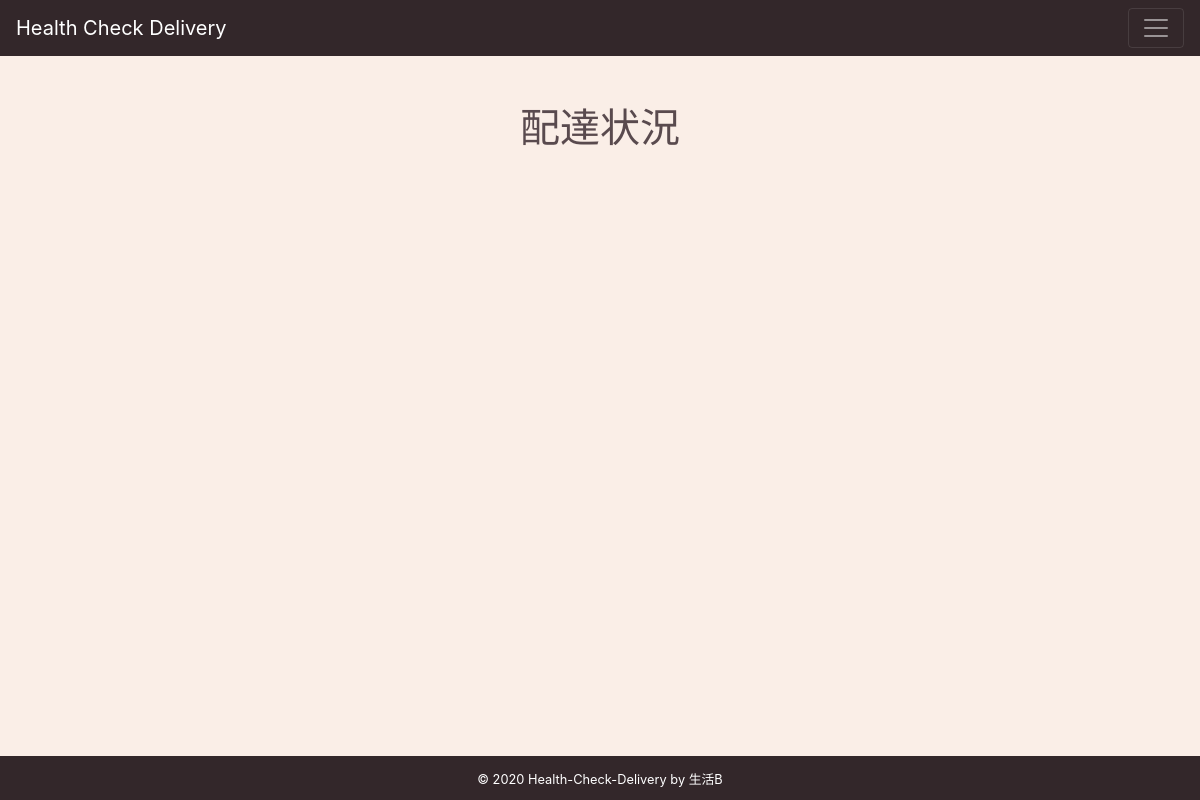
Before: /鴇田/status with the older database file.
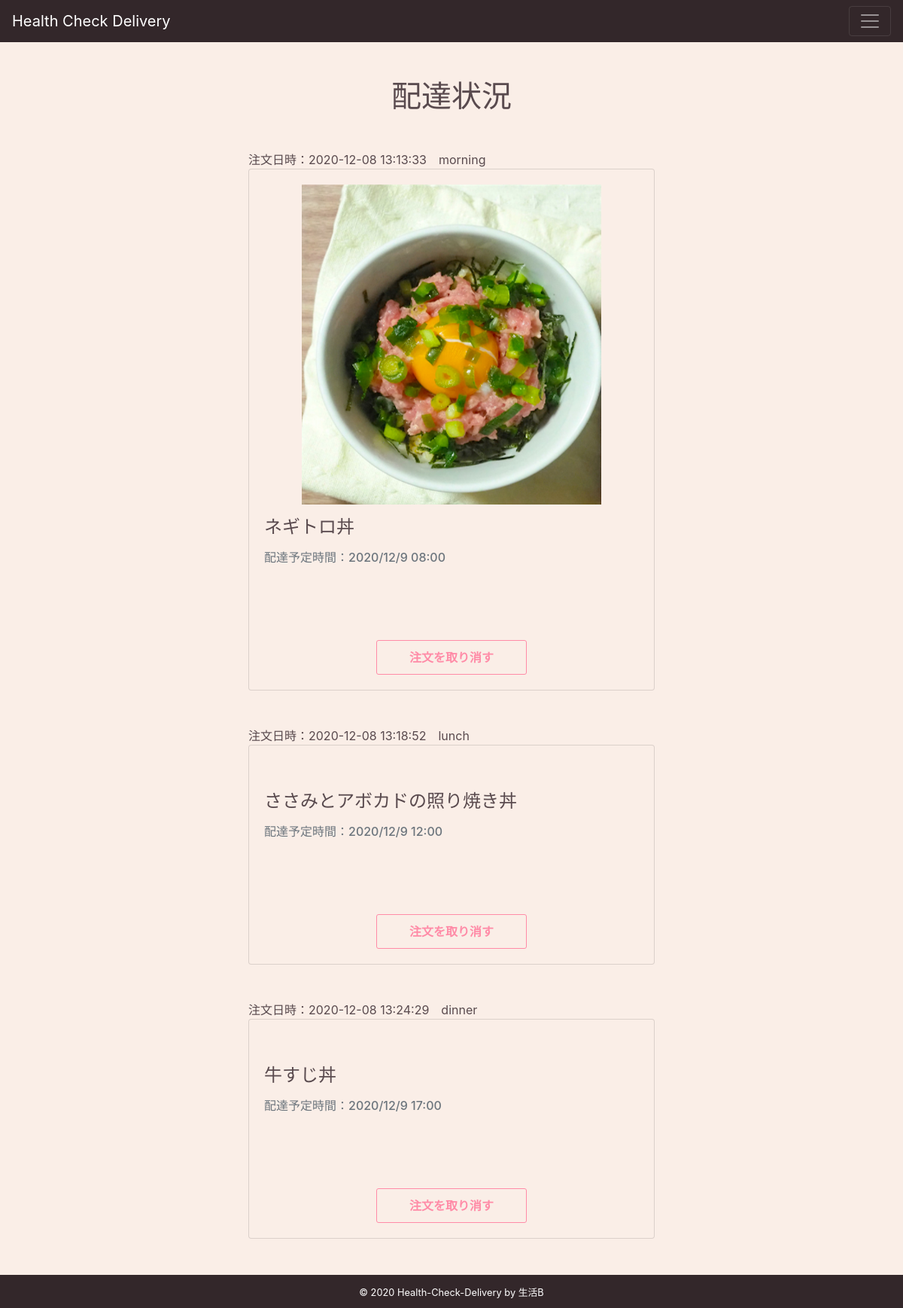
After: the same page with the newer database file.
### tables this page shows
CREATE TABLE ordered (
  id INTEGER PRIMARY KEY AUTOINCREMENT,
  menuid INTEGER NOT NULL,
  username TEXT NOT NULL,
  menuname TEXT NOT NULL,
  img TEXT NOT NULL,
  eattime TEXT NOT NULL,
  type TEXT NOT NULL,
  calorie INTEGER NOT NULL,
  details TEXT NOT NULL,
  deliverytime TEXT,
  created TIMESTAMP NOT NULL DEFAULT CURRENT_TIMESTAMP,
  -- created DATE DEFAULT (datetime('now')),
  FOREIGN KEY (username) REFERENCES user (username)
);

### flaskr/blog.py (the view)
@bp.route('/<user_name>/status', methods=('GET', 'POST'))
def status(user_name):
    user = user_get(user_name)
    bmi = bmi_get(user)
    db = get_db()
    status = db.execute(
        'SELECT *'
        ' FROM ordered o JOIN user u ON o.username = u.username'
        ' WHERE o.username = ?'
        ' ORDER BY created ASC',
        (user_name,)
    ).fetchall()
    nowtime_list = []
    for time in status:
        ordered_time = db.execute(
            'SELECT datetime(?, "localtime")',
            (time["created"],)
        ).fetchone()
        nowtime_list.append(ordered_time[0])
    dt_now = datetime.datetime.now()
    dt_now = str(dt_now).split("-")
    dt_now_2 = dt_now[2].split(" ")
    dt_now_list = []
    dt_now_list.append(dt_now[0])
    dt_now_list.append(dt_now[1])
    dt_now_list.append(dt_now_2[0])
    dt_now_list.append(dt_now_2[1])
    dt_now_time = dt_now_list[3].split(":")
    year = int(dt_now_list[0])
    month= int(dt_now_list[1])
    day = int(dt_now_list[2])
    hour = int(dt_now_time[0])
    minutes = int(dt_now_time[1])
    time_check_list = []
    year_f = None
    month_f =  None
    day_f =  None
    for i in status:
        feature_date = i["created"] + datetime.timedelta(days=1)
        feature_date = feature_date + datetime.timedelta(hours=9)
        feature_date = feature_date.strftime('%Y-%m-%d %H:%M:%S')
        feature_date = feature_date.split("-")
        feature_date_2 = feature_date[2].split(" ")
        feature_date_list = []
        feature_date_list.append(feature_date[0])
        feature_date_list.append(feature_date[1])
        feature_date_list.append(feature_date_2[0])
        feature_date_list.append(i["deliverytime"])
        feature_time = feature_date_list[3].split(":")
        year_f = int(feature_date_list[0])
        month_f = int(feature_date_list[1])
        day_f = int(feature_date_list[2])
        hour_f = int(feature_time[0])
        minutes_f = int(feature_time[1])
        now = datetime.datetime(year,month,day,hour,minutes,0)
        feature = datetime.datetime(year_f,month_f,day_f,hour_f,minutes_f,0)
        time_check_list.append(now < feature)
    return render_template('blog/status.html',
        status=status,
        user_name=user_name,
        bmi=bmi,
        nowtime_list=nowtime_list,
        time_check_list=time_check_list,
        year_f=year_f,
        month_f=month_f,
        day_f=day_f
    )

### flaskr/auth.py (called while the page is built)
@bp.before_app_request
def load_logged_in_user():
    user_id = session.get('user_id')
    if user_id is None:
        g.user = None
    else:
        g.user = get_db().execute(
            'SELECT * FROM user WHERE id = ?', (user_id,)
        ).fetchone()

### flaskr/blog.py (called while the page is built)
def user_get(user_name):
    db = get_db()
    user = db.execute(
        'SELECT *'
        ' FROM user'
        ' WHERE username = ?',
        (user_name,)
    ).fetchone()
    return user

def bmi_get(user):
    weight = user["weight"]
    height = user["height"] / 100
    bmi = round(weight / height / height)
    return bmi

### flaskr/db.py (called while the page is built)
def get_db():
    if 'db' not in g:
        g.db = sqlite3.connect(
            current_app.config['DATABASE'],
            detect_types=sqlite3.PARSE_DECLTYPES
        )
        g.db.row_factory = sqlite3.Row
    return g.db

### flaskr/templates/blog/status.html (shortened to what this page needs)
{% extends "layout.html" %}
{% block content %}
<div class="status">
  <h1 class="text-center status_text mt-5">配達状況</h1>
</div>
{% for item in status %}
{% if time_check_list[loop.index-1]%}
<p class="log_time status_text mt-5">注文日時：{{nowtime_list[loop.index-1]}}　{{item["eattime"]}}</p>
<div id="detail_content" class="card">
  <div class="card-body">
    <div class="detail_img "><img class="img" src="{{url_for('static', filename='img/menu/' + item["img"]) }}" alt=""></div>
    <h4 class="card-title status_text mt-3">{{item["menuname"]}}</h4>
    <h6 class="card-subtitle mb-2 text-muted mt-3">配達予定時間：{{year_f}}/{{month_f}}/{{day_f}} {{item["deliverytime"]}}</h6>
    <div class="button_content">
        <a href={{url_for('blog.cancel', user_name=user_name, created=item["created"])}} class="button_link mt-3">
            <p class="button_text">注文を取り消す</p>
        </a>
    </div>
  </div>
</div>
{% endif %}
{% endfor %}
{% endblock %}

Changed rows visible on the page:
added ordered: created "2020-12-08 13:13:33", eattime "morning", img (picture), menuname "ネギトロ丼", year_f "2020", month_f "12", day_f "9", deliverytime "08:00"
added ordered: created "2020-12-08 13:18:52", eattime "lunch", menuname "ささみとアボカドの照り焼き丼", year_f "2020", month_f "12", day_f "9", deliverytime "12:00"
added ordered: created "2020-12-08 13:24:29", eattime "dinner", menuname "牛すじ丼", year_f "2020", month_f "12", menuid "9", deliverytime "17:00"
